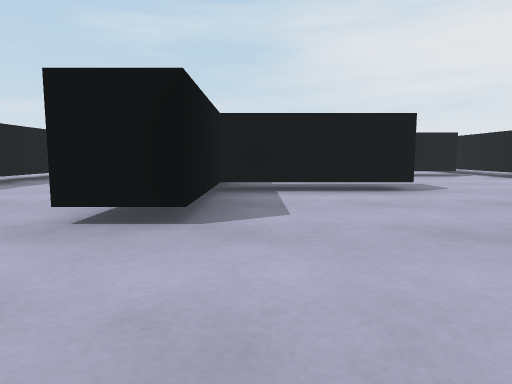
View 1 (above)

16 first-person views from a walk through a 3-D level made in the Unity game engine. The camera is 0.51 m above the floor, tilts 6° down and sees 75° across. The floor is counted in squares, 1 m on a side. Each view is taken from the middle of a square. On the plan, view 1 faces up. The plan holds only what a view shows up to about 9 squares ahead; the rest is blank. The place goes on beyond the plan. The player character is not drawn.

View 2
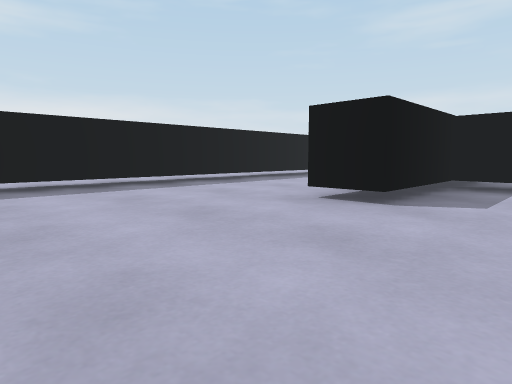

View 3
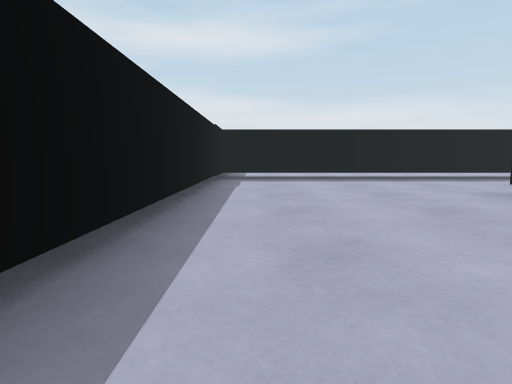

View 4
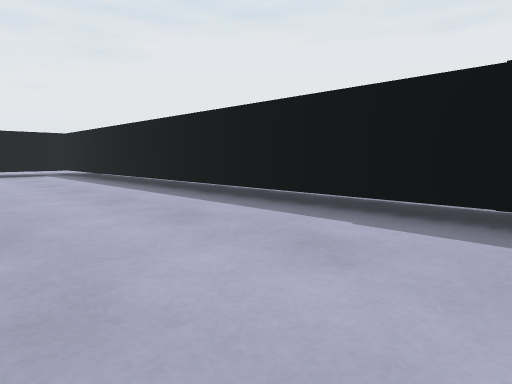

View 5
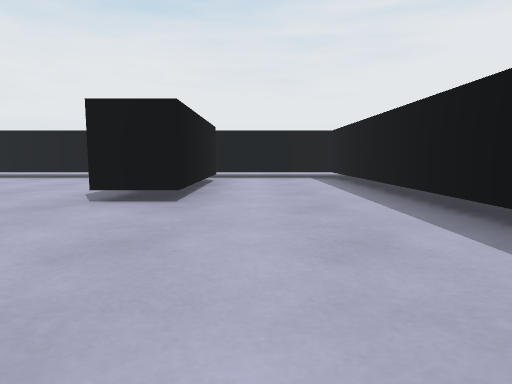

View 6
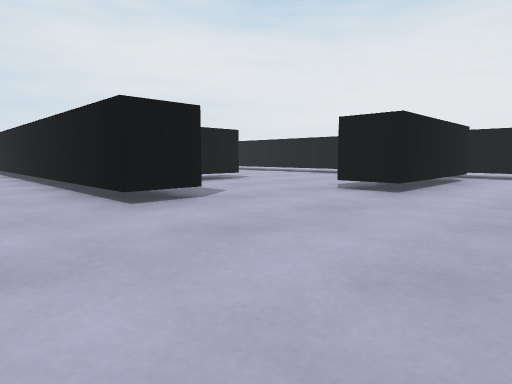

View 7
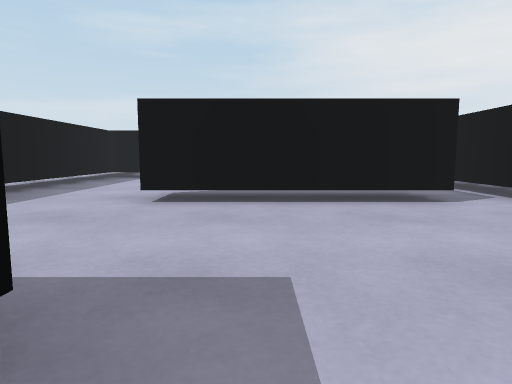

View 8
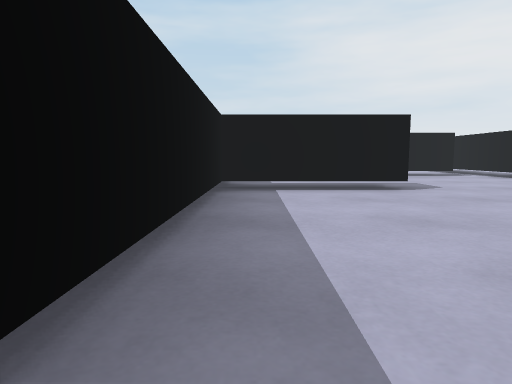

View 9
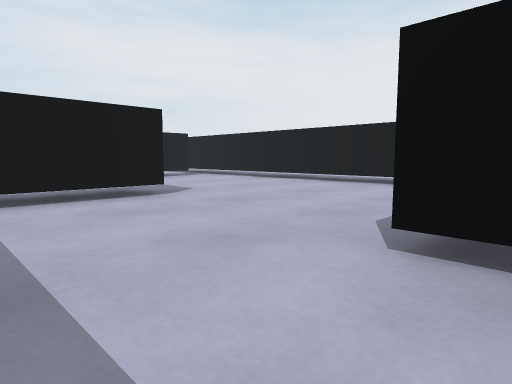

View 10
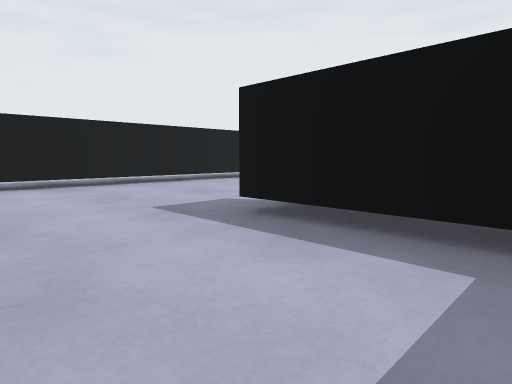

View 11
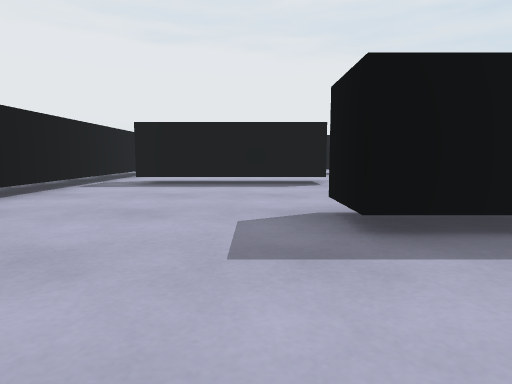

View 12
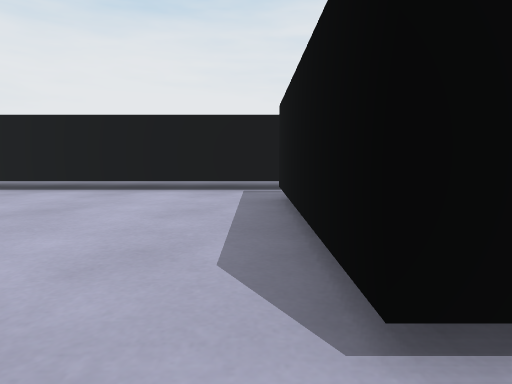

View 13
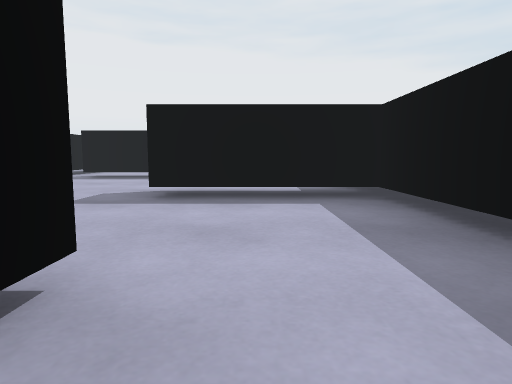

View 14
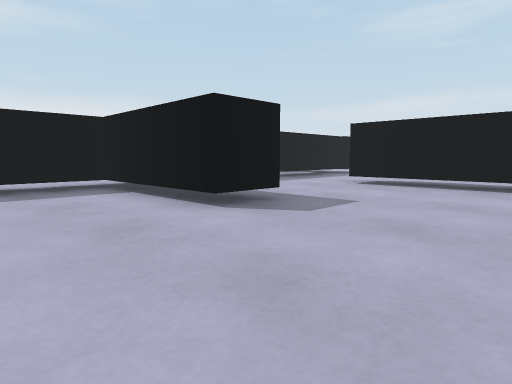

View 15
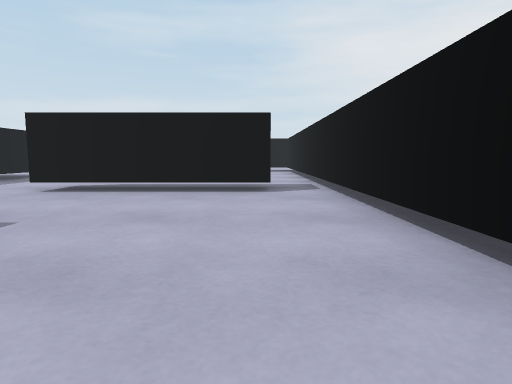

View 16
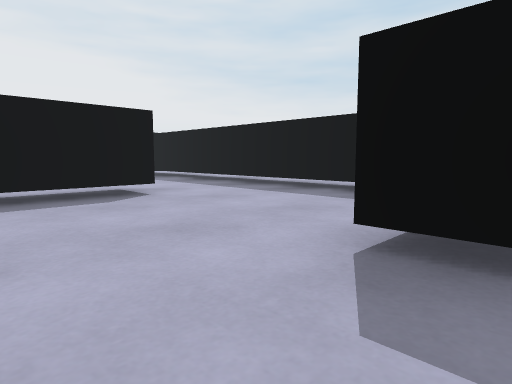

### Floor plan
Key: @ floor where view 1 was taken; # wall or solid block; . floor; T thing the floor can be seen under or through.
Columns run from 5 left of view 1 to 6 right of it. Each row starts with its distance up from view 1.
 21            #
 20     #.    .#
 19     #......#
 18     #..    #
 17     #..#####
 16       .....#
 15       .....#
 14        T...#
 13    .TTTT...#
 12    .T......#
 11    .T......#
 10    .T......#
  9    .T..#####
  8 #  .#......#
  7 #. .#......#
  6 #. .#TTT...#
  5 #...###T...#
  4 #...#......#
  3 #...#......#
  2 #......TTTT#
  1 #......##TT#
  0 #....@.....#
 -1 #..........#
 -2 ############

Where each view was taken, in squares from view 1:
view 1: 0 up, 0 right, facing up
view 2: 1 down, 1 right, facing up-left
view 3: 1 down, 3 right, facing left
view 4: 1 up, 4 left, facing down-right
view 5: 0 up, 2 left, facing right
view 6: 1 down, 3 left, facing up-right
view 7: 5 up, 3 right, facing up
view 8: 8 up, 0 right, facing up
view 9: 9 up, 0 right, facing up-right
view 10: 8 up, 0 right, facing down-right
view 11: 8 up, 3 right, facing down
view 12: 10 up, 1 right, facing right
view 13: 10 up, 1 right, facing down
view 14: 11 up, 5 right, facing up-left
view 15: 12 up, 5 right, facing up
view 16: 14 up, 4 right, facing down-left
